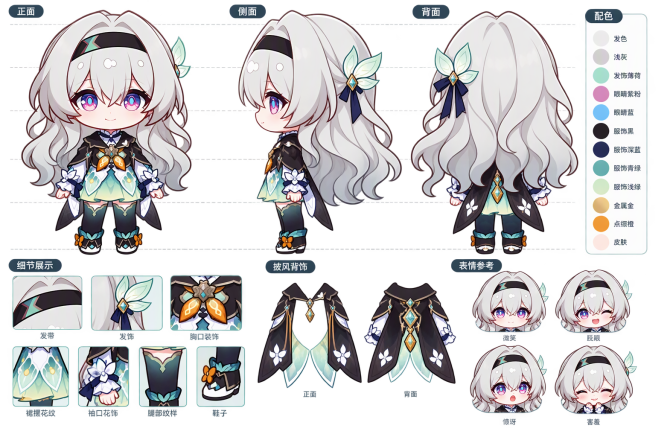
#> input picture character/reference.png, 1311 x 874 px, found by its file name (shown at 1/2 size)
$ python probe_views2.py
#> lines starting #> are read from the running program, lines starting #| are printed output that depends on the picture
# -*- coding: utf-8 -*-
"""probe_views2.py —— 按颜色分类渲染三立绘：S=皮肤 H=银发 D=深色服饰 E=眼睛/蓝紫 M=薄荷 O=橙 . =透明。"""
import sys
import numpy as np
from PIL import Image

sys.stdout.reconfigure(encoding="utf-8")

SRC = r"D:\wd\deepseek-harness\default-workspace\dsh-pet-custom\character\reference.png"
a = np.asarray(Image.open(SRC).convert("RGBA")).astype(int)
rgb = a[:, :, :3]
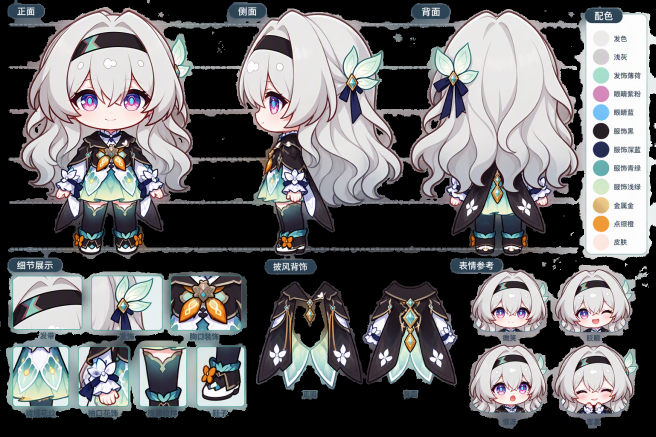
#> rgb: shape (874, 1311, 3) int64 (shown at 1/2 size); mean R, G, B 104.7, 103.8, 105.3
alpha = a[:, :, 3]
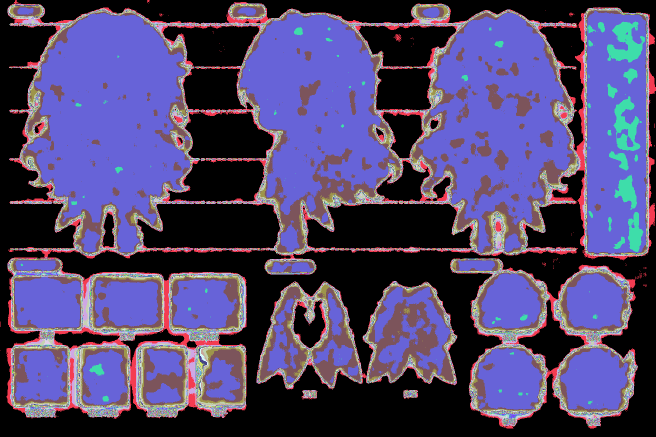
#> alpha: shape (874, 1311) int64 (shown at 1/2 size); 255 distinct labels, from 0 to 254; one colour per label, 0 black


def classify(px):
    r, g, b = px
    if r > 225 and g > 220 and b > 205 and (r - g) > 10:  # 粉调皮肤
        return "S"
    if abs(r - g) < 9 and abs(g - b) < 9 and r > 190:  # 银灰发
        return "H"
    if b > 200 and r < 170 and g > 120:  # 蓝系（眼睛/缎带）
        return "E"
    if r < 90 and g < 90:  # 深色服饰
        return "D"
    if g > 130 and b > 120 and g > r + 25:  # 薄荷/青绿
        return "M"
    if r > 200 and g > 110 and g < 190 and b < 120:  # 橙
        return "O"
    return "x"


def render(x0, x1, y0, y1, cols=64, rows=40, title=""):
#> called with x0 = 38, x1 = 388, y0 = 19, y1 = 400, cols = 64, rows = 36, title = '左块'
    print(f"=== {title} ===")
    for r in range(rows):
        line = ""
        for c in range(cols):
            ys = y0 + r * (y1 - y0) // rows
            ye = y0 + (r + 1) * (y1 - y0) // rows
            xs = x0 + c * (x1 - x0) // cols
            xe = x0 + (c + 1) * (x1 - x0) // cols
            m = alpha[ys:ye, xs:xe] > 16
            if not m.any():
                line += "."
                continue
            sub = rgb[ys:ye, xs:xe][m].mean(axis=0).round(0).astype(int)
            line += classify(sub)
        print(line)


render(38, 388, 19, 400, 64, 36, "左块")
render(474, 807, 19, 400, 64, 36, "中块")
#> the loop in render (call 2), `for r in range(rows):` made 36 passes
render(818, 1158, 21, 400, 64, 36, "右块")
